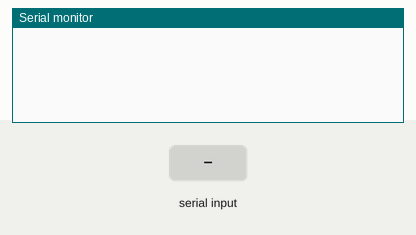
Bench run of a sketch on a simulated Arduino Uno, built with avr-gcc and run on an emulated ATmega328P. Parts: the last lines printed to the serial monitor. The test bench sets the inputs (shaded band).

Above: at 1.2 s.
1.3 s: "90,45\n" received over Serial
At 2.1 s:
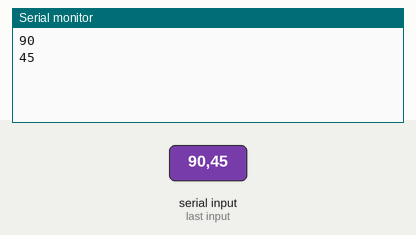
2.8 s: "30,150\n" received over Serial
At 4.6 s:
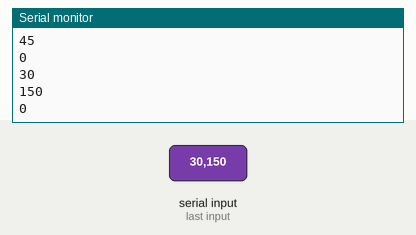
Timing chart, 0 to 6.1 s (numbered marks = the images above; inputs shaded):
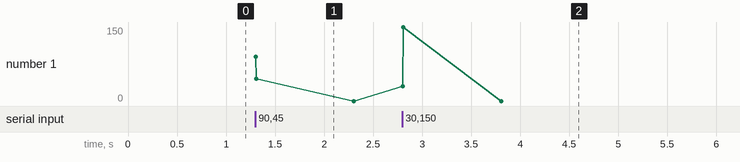

Measured:
- after the input at 1.3 s, the serial monitor: prints a new line at once (image 1)
- after the input at 2.8 s, the serial monitor: prints a new line at once (image 2)

The sketch:

Serial_read.ino
```cpp
/* Esse exemplo recebe números no monitor serial e os imprime
 */
int valor; // Declara variável que armazenará valores de entrada do monitor serial

void setup() {
  Serial.begin(9600); // Inicia monitor serial
}

void loop() {
  if (Serial.available() > 0){ // Condição que espera um valor ser escrito no monitor
    valor = Serial.parseInt(); // Armazena número inteiro digitado no minitor dentro da variável
    Serial.println (valor); // Imprime valor inserido
  }

}
```
